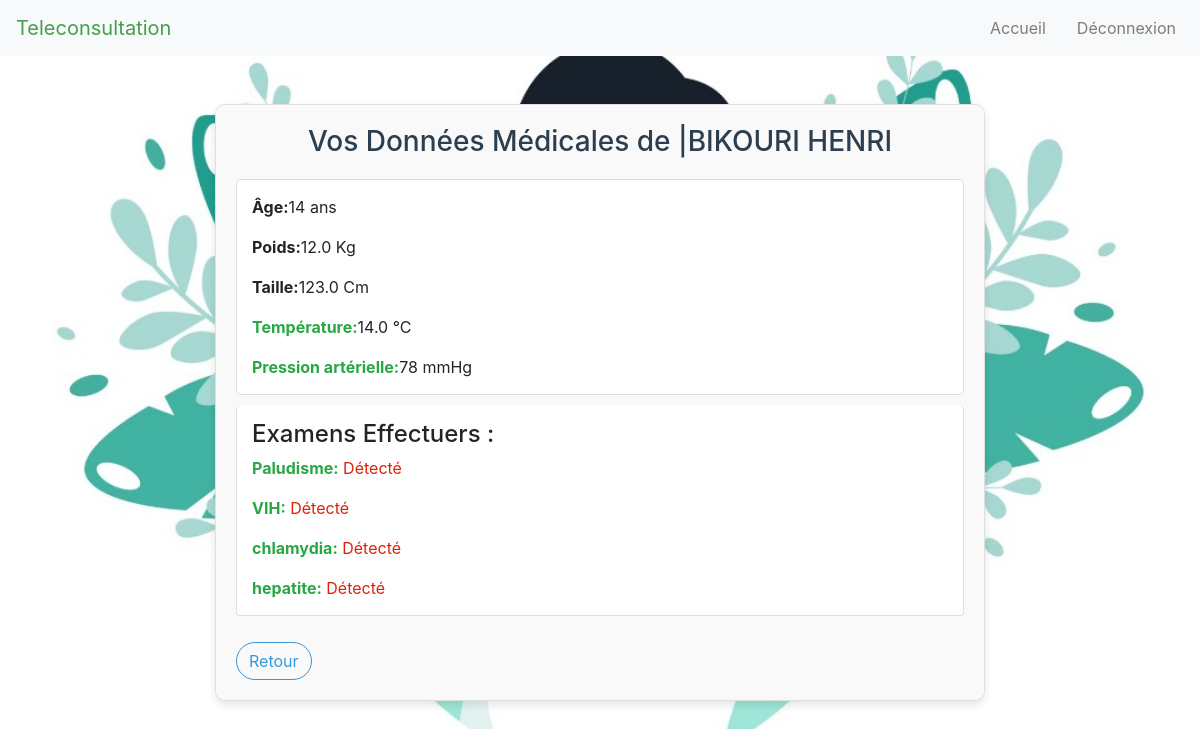
Screenshot of /voir_donnees_patient (signed in) with the database file from the repository.
### app/models.py (models this page shows, shortened)
class Patient(models.Model):
    user = models.OneToOneField(User, on_delete=models.CASCADE, primary_key=True)
    centre_de_sante = models.ForeignKey(CentreDeSante, on_delete=models.CASCADE)
    numero_telephone = models.CharField(max_length=15)
    adresse = models.CharField(max_length=255)
    photo_profil = models.ImageField(upload_to='photos_profil/', blank=True, null=True)

class User(AbstractUser):
    is_doctor=models.BooleanField(default=False)
    is_agent=models.BooleanField(default=False)
    is_patient=models.BooleanField(default=True)

class DonneesPatient(models.Model):
    patient = models.ForeignKey(Patient, on_delete=models.CASCADE)
    age = models.IntegerField()
    poids = models.FloatField()
    temperature = models.FloatField()
    taille = models.FloatField()
    pression_arterielle = models.CharField(max_length=50)
    paludisme = models.BooleanField()
    vih = models.BooleanField()
    chlamydia = models.BooleanField()
    hepatite = models.BooleanField()
    taux_glycemie = models.FloatField()
    symptomes = models.TextField(blank=True, null=True)
    groupe_sanguin = models.CharField(max_length=3)
    mouvement_foetus = models.CharField(max_length=100)
    battement_coeur = models.CharField(max_length=100)
    hauteur_uterine = models.FloatField()
    date_derniere_regle = models.DateField()
    image_ecographie = models.ImageField(upload_to='images_ecographies/', blank=True, null=True)

### app/views.py (the view)
# urls.py: path('voir_donnees_patient', voir_donnees_patient, name='voir_donnees_patient'),
def voir_donnees_patient(request):
    user = request.user
    patient = get_object_or_404(Patient, user=user)
    donnees_patient = DonneesPatient.objects.filter(patient=patient)
    context = {
        'patient': patient,
        'donnees_patient': donnees_patient,
    }
    return render(request, 'voir_donnees_patient.html', context)

### templates/voir_donnees_patient.html (shortened to what this page needs)
{% extends 'base.html' %}
{% block content %}
<div class="container mt-5">
    <div class="card">
        <div class="card-body">
            <h3 class="card-title"> Vos Données Médicales de |{{ patient.user.last_name }} {{ patient.user.first_name }}</h3>
            {% if donnees_patient.exists %}
                <ul class="list-group">
                    {% for donnee in donnees_patient %}
                        <li class="list-group-item">
                            <p class="card-text"><strong class="text-succes">Âge:</strong>{{ donnee.age }} ans </p>
                    <p class="card-text"><strong class="text-succes">Poids:</strong>{{ donnee.poids }} Kg</p>
                    <p class="card-text"><strong class="text-succes">Taille:</strong>{{ donnee.taille }} Cm </p>
                    <p class="card-text"><strong class="text-success">Température:</strong>{{ donnee.temperature }} °C</p>
                    <p class="card-text"><strong class="text-success">Pression artérielle:</strong>{{ donnee.pression_arterielle }} mmHg</p>
                        </li>
                    <li class="list-group-item">
                        <h4 > Examens Effectuers : </h4>
                            <p class="card-text">
                                <strong class="text-success">Paludisme:</strong>
                                {% if donnee.paludisme %}
                                <a style="color: #de2108;">Détecté</a>
                                {% else %}
                                <a >NON</a>
                                {% endif %}
                            </p>
                            <p class="card-text">
                                <strong class="text-success">VIH:</strong>
                                {% if donnee.vih %}
                                <a style="color: #de2108;">Détecté</a>
                                {% else %}
                                <a >NON</a>
                                {% endif %}
                            </p>
                            <p class="card-text">
                                <strong class="text-success">chlamydia:</strong>
                                {% if donnee.chlamydia %}
                                <a style="color: #de2108;">Détecté</a>
                                {% else %}
                                <a >NON</a>
                                {% endif %}
                            </p>
                            <p class="card-text">
                                <strong class="text-success">hepatite:</strong>
                                {% if donnee.hepatite %}
                                <a style="color: #de2108;">Détecté</a>
                                {% else %}
                                <a >NON</a>
                                {% endif %}
                            </p>
                    {% endfor %}</li>
                </ul>
            {% else %}
                <p class="text-muted">Aucune donnée médicale disponible.</p>
            {% endif %}
            <a href="{% url 'patient' %}" class="btn btn-outline-primary mt-3">Retour</a>
        </div>
    </div>
</div>
{% endblock %}

### templates/voir_donnees_patient.html (style rules this page uses)
.container { max-width: 800px; margin: 0 auto; }
.card { border-radius: 10px; box-shadow: 0 4px 8px rgba(0, 0, 0, 0.1); }
.card-body { background-color: #f9f9f9; padding: 20px; border-radius: 10px; }
.card-title { color: #2c3e50; margin-bottom: 20px; text-align: center; }
.list-group-item { background-color: #fff; border: 1px solid #ddd; border-radius: 5px; margin-bottom: 10px; padding: 15px; }
.btn-outline-primary { border-radius: 30px; color: #3498db; border-color: #3498db; }

### rows the page displays
Patient: user.last_name "BIKOURI", user.first_name "HENRI"
DonneesPatient: age "14", poids "12.0", taille "123.0", temperature "14.0", pression_arterielle "78", paludisme "Détecté", vih "Détecté", chlamydia "Détecté", hepatite "Détecté"
